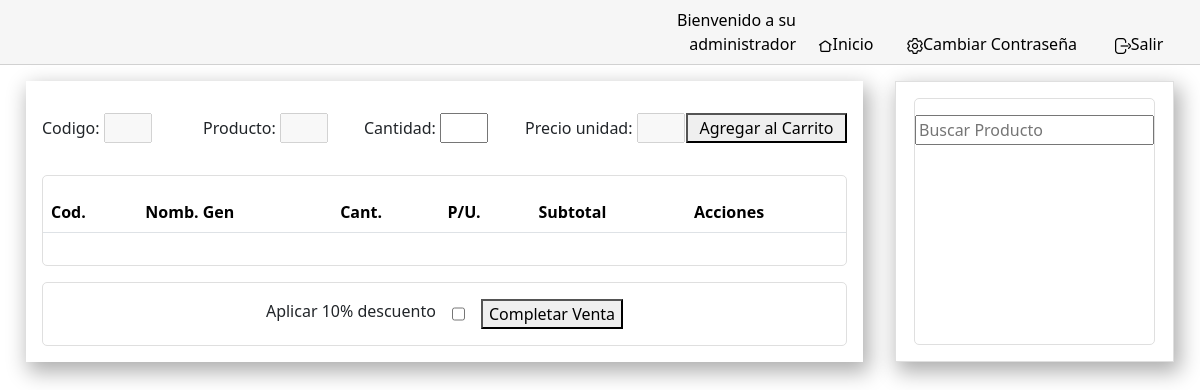
Page /ventas on the earlier database version.
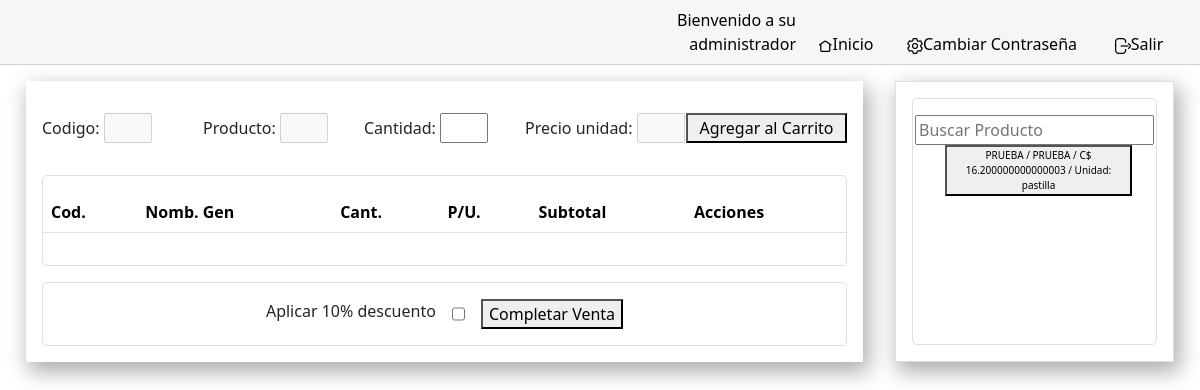
Same page on the later database version.
### managefarmacia/models.py (models this page shows, shortened)
class producto(models.Model):
    codigo = models.CharField(max_length=50)
    nombre_generico = models.CharField(max_length=50)
    nombre_cientifico = models.CharField(max_length=50)
    descripcion = models.TextField()
    categoria = models.ForeignKey(categoria, on_delete=models.CASCADE)
    via = models.ForeignKey(via_consumo, on_delete=models.CASCADE)
    req_receta = models.BooleanField()
    laboratorio = models.ForeignKey(laboratorio, on_delete=models.CASCADE)
    unidad = models.ForeignKey(unidad_Medida, on_delete=models.CASCADE)
    precio = models.FloatField()
    fecha_vencimiento = models.DateField()
    cantidad = models.IntegerField()

class unidad_Medida(models.Model):
    nombre = models.CharField(max_length=50)
    minimo = models.IntegerField()

### managefarmacia/views.py (the view)
# urls.py: path("ventas", views.ventas_views, name="ventas"),
def ventas_views(request):
    return render(request, 'ventas.html',{
        'form': nueva_venta(),
        'productos': producto.objects.all()
    })

### managefarmacia/forms.py
class nueva_venta(forms.Form):
    codigo = forms.CharField(max_length=50, disabled=True)
    producto = forms.CharField(max_length=50, disabled=True)
    cantidad = forms.IntegerField(required=True)
    precio_unidad = forms.FloatField(required=True, disabled=True)

### managefarmacia/templates/ventas.html (shortened to what this page needs)
{% extends "layout.html" %}
{% block body %}
    <div class="container col-12 d-flex" id="contVentas">
        <div class="listaProductos col-9">
            <div class="gestion">
                {{ form }}
                <button type="button" onclick="agregarCarrito()">Agregar al Carrito</button>
            </div>
            <div class="carrito" id="scroll-container">
                <table class="table">
                    <thead class="thead-light">
                      <tr>
                        <th>Cod.</th>
                        <th>Nomb. Gen</th>
                        <th>Cant.</th>
                        <th>P/U.</th>
                        <th>Subtotal</th>
                        <th>Acciones</th>
                      </tr>
                    </thead>
                  </table>
            </div>
            <div id="extras">
                <label for="aplicarDescuento">Aplicar 10% descuento</label>
                <input type="checkbox" name="aplicarDescuento" id="aplicarDescuento" value="true">
                <button type="button" onclick="completarVenta()">Completar Venta</button>
            </div>
        </div>
        <div class="otros col-3">
            <div class="buscar d-block" id="buscar">
                <input type="text" class="text" placeholder="Buscar Producto" id="buscadorProductos">
                <ul class="BtnArt" id="scroll-container">
                    {% for i in productos %}
                        <button class="articulos" data-receta={{ i.req_receta }}  data-nombre-cientifico="{{ i.nombre_cientifico }}" data-precio="{{ i.precio }}" data-codigo="{{ i.codigo }}">
                            {{ i.nombre_cientifico }} / {{ i.nombre_generico }} / C$ {{ i.precio }} / Unidad: {{ i.unidad.nombre }}
                        </button>
                    {% endfor %}
                </ul>
            </div>
        </div>
    </div>
{% endblock %}

Differences in the rows shown:
added producto: nombre_cientifico "PRUEBA", nombre_generico "PRUEBA", precio "16.200000000000003", unidad.nombre "pastilla"
